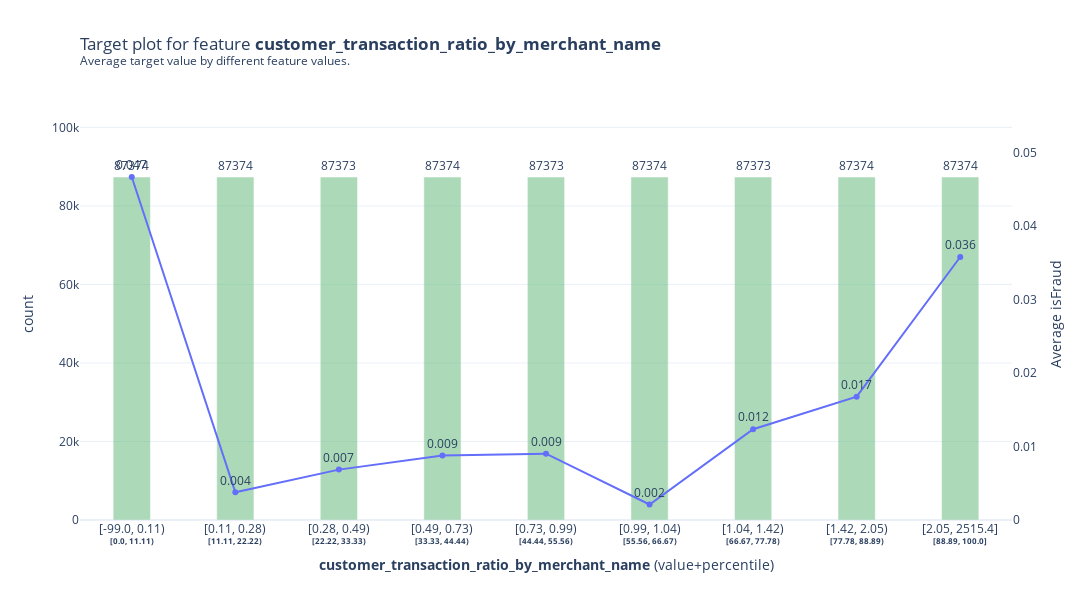

This figure's notebook cell:
### Markdown cell above
### 5.5.1 customer_transaction_ratio_by_merchant_name

- ### The meaning of the feature: For a certain merchant_name, each customers have their own prefer and pattern. And this feature will capture the transaction amount account for the average spending for certain merchant_name;
- ### "-99" is the code indicate it's the first time the customer purchase the merchant;

### Code cell
# cus_trans_ratio_by_merchant
target_cus_trans_ratio_by_merchant = info_plots.TargetPlot(
    df=pdp_data,
    feature="cus_trans_ratio_by_merchant",
    feature_name="customer_transaction_ratio_by_merchant_name",
    target=pdp_target,
    num_grid_points=10,
    grid_type='percentile',
    percentile_range=None,
    grid_range=None,
    cust_grid_points=None,
    show_outliers=False,
    endpoint=True,
)

fig, axes, summary_df = target_cus_trans_ratio_by_merchant.plot(
    show_percentile=True,
    figsize=None,
    dpi=300,
    ncols=2,
    plot_params=None,
    engine='plotly',
    template='plotly_white',
)
fig

### Figure 1 — Plotly figure (JSON) as saved in the notebook; plotly's stock layout.template omitted (floating-point values rounded to 4 significant figures)
{"data": [{"hovertemplate": "%{text}", "marker": {"color": "#5BB573", "opacity": 0.5}, "name": "count", "text": [87374, 87374, 87373, 87374, 87373, 87374, 87373, 87374, 87374], "textposition": "outside", "type": "bar", "width": 0.36, "x": [0, 1, 2, 3, 4, 5, 6, 7, 8], "xaxis": "x", "y": [87374, 87374, 87373, 87374, 87373, 87374, 87373, 87374, 87374], "yaxis": "y"}, {"hovertemplate": "%{text}", "line": {"color": "#636EFA"}, "marker": {"color": "#636EFA"}, "mode": "lines+markers+text", "name": "Average isFraud", "text": ["0.047", "0.004", "0.007", "0.009", "0.009", "0.002", "0.012", "0.017", "0.036"], "textposition": "top center", "type": "scatter", "x": [0, 1, 2, 3, 4, 5, 6, 7, 8], "xaxis": "x", "y": [0.04667, 0.003765, 0.006856, 0.008767, 0.00903, 0.002106, 0.01235, 0.01678, 0.03579], "yaxis": "y2"}], "layout": {"height": 600, "showlegend": false, "title": {"text": "Target plot for feature <b>customer_transaction_ratio_by_merchant_name</b> <br><sup>Average target value by different feature values.</sup>", "x": 0, "xref": "paper"}, "width": 1200, "xaxis": {"anchor": "y", "domain": [0, 1], "ticktext": ["[-99.0, 0.11)<br><sup><b>[0.0, 11.11)</b></sup>", "[0.11, 0.28)<br><sup><b>[11.11, 22.22)</b></sup>", "[0.28, 0.49)<br><sup><b>[22.22, 33.33)</b></sup>", "[0.49, 0.73)<br><sup><b>[33.33, 44.44)</b></sup>", "[0.73, 0.99)<br><sup><b>[44.44, 55.56)</b></sup>", "[0.99, 1.04)<br><sup><b>[55.56, 66.67)</b></sup>", "[1.04, 1.42)<br><sup><b>[66.67, 77.78)</b></sup>", "[1.42, 2.05)<br><sup><b>[77.78, 88.89)</b></sup>", "[2.05, 2515.4]<br><sup><b>[88.89, 100.0]</b></sup>"], "tickvals": [0, 1, 2, 3, 4, 5, 6, 7, 8], "title": {"text": "<b>customer_transaction_ratio_by_merchant_name</b> (value+percentile)"}}, "yaxis": {"anchor": "x", "domain": [0, 0.98], "range": [0, 104800.0], "title": {"text": "count"}}, "yaxis2": {"anchor": "x", "domain": [0, 0.98], "overlaying": "y", "range": [0, 0.05601], "showgrid": false, "side": "right", "title": {"text": "Average isFraud"}}}}
